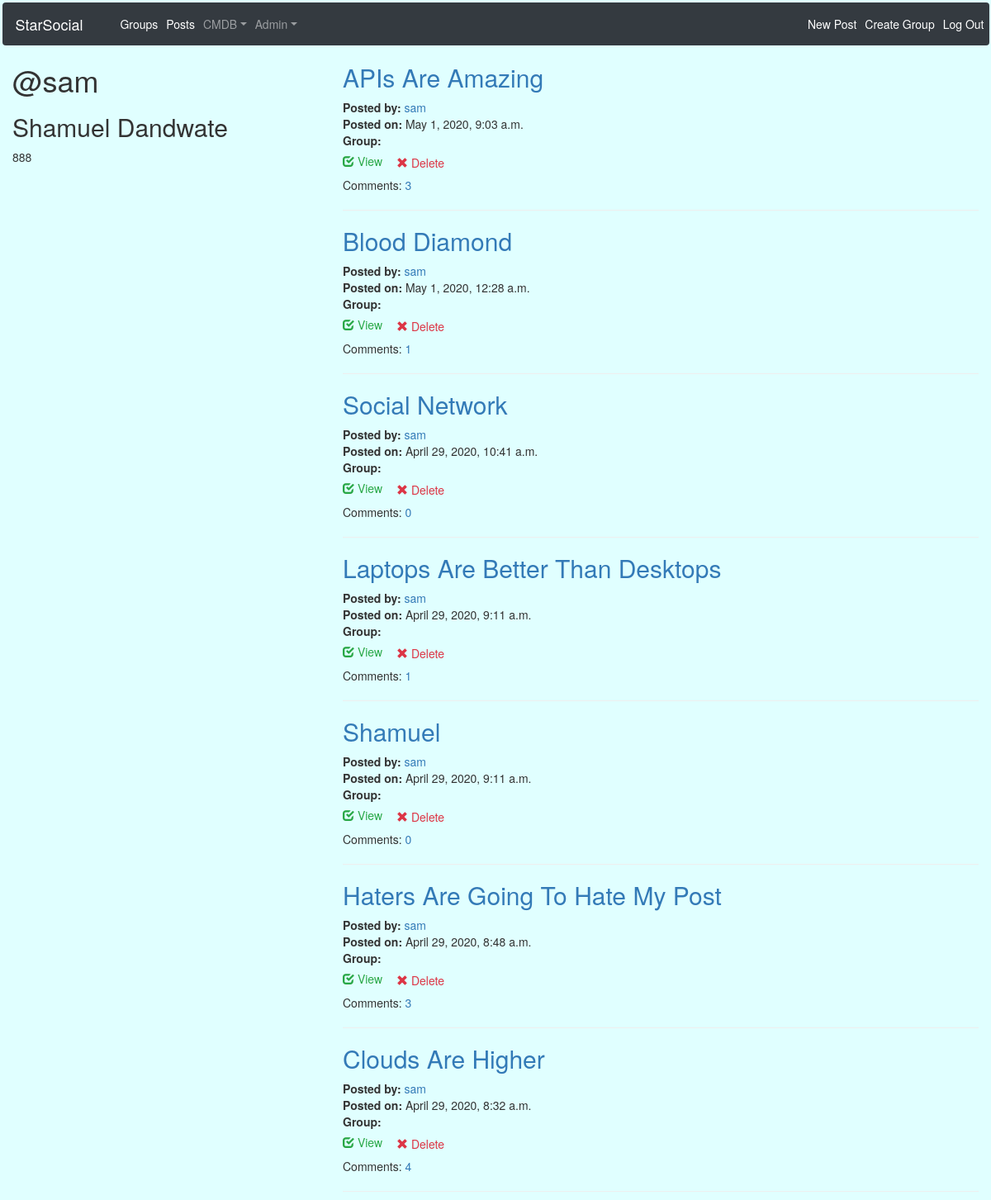
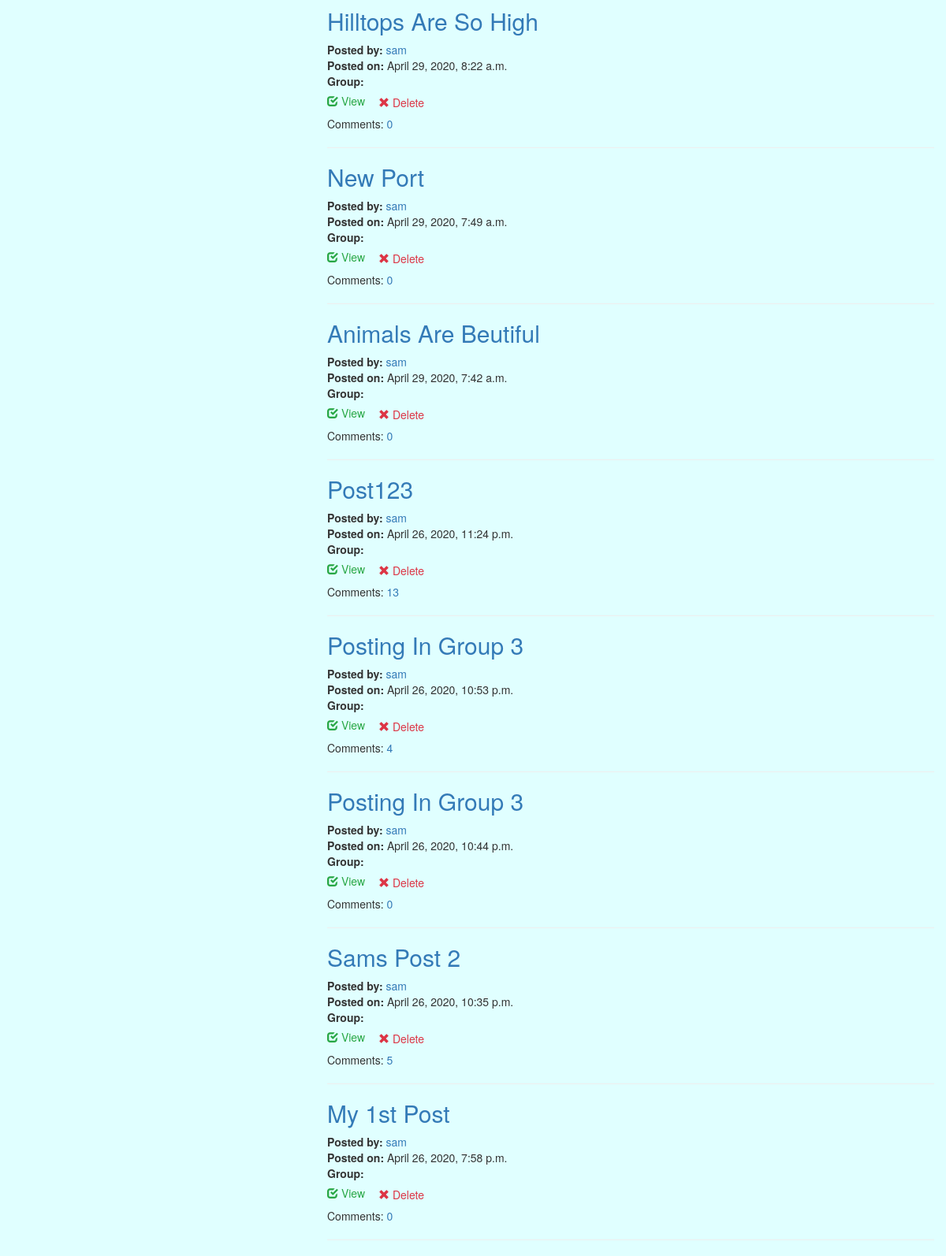
Page /posts/by/sam/ (signed in) on the committed database (2 pictures, top to bottom).
### posts/models.py (models this page shows, shortened)
class Post(models.Model):
    user = models.ForeignKey(User,related_name='posts',blank=True,null=True,on_delete=models.CASCADE)
    created_at = models.DateTimeField(auto_now=True)
    message = models.TextField()
    message_html = models.TextField(editable=False)
    group = models.ForeignKey(Group, related_name='posts',blank=True,null=True,on_delete=models.CASCADE)
    class Meta:
        ordering = ['-created_at']
        unique_together = ['user','message']

### posts/views.py (the view)
# urls.py: url(r'by/(?P<username>[-\w]+)/$', views.UserPosts.as_view(), name='for_user'),
class UserPosts(generic.ListView):
    model = models.Post
    template_name = 'posts/user_list.html'
    contact = '888'
    def get_queryset(self):
        try:
            self.post_user = User.objects.prefetch_related('posts').get(username__iexact=self.kwargs.get('username'))
        except User.DoesNotExiist:
            raise Http404
        else:
            return self.post_user.posts.filter()
    def get_context_data(self, **kwargs):
        context = super().get_context_data(**kwargs)
        context['post_user'] = self.post_user
        context['myname'] = "Shamuel Dandwate"
        context['contact'] = self.contact
        return context

### posts/templates/posts/user_list.html
{% include 'posts/post_base.html' %}
{% block prepost %}
<div class='col-md-4'>
    <h1>@{{ post_user.username }}</h1>
    <h2>{{ myname }}</h2>
    {{contact}}
</div>
{% endblock %}
{% block post_content %}
    <div class='col-md-8'>
        {% for post in post_list %}
            {% include 'posts/_post.html' %}
        {% endfor %}
    </div>
{% endblock %}

### posts/templates/posts/_post.html
<div>
    <a href="{% url 'posts:single' username=post.user.username pk=post.pk %}">
    <h2 class="text-capitalize">{{ post.message }}</h2>
    </a>
    <div>
        <strong>Posted by: </strong>
        <a href="{% url 'posts:for_user' username=post.user.username %}">
            {{ post.user.username }}
        </a>
        <br>
        <strong class='time'>Posted on: </strong><span> {{ post.created_at }}</span>
        <br>
        <strong>Group:</strong>
    </div>
    <div class='media-footer'>
        <a href="{% url 'posts:single' username=post.user.username pk=post.pk %}">
            <span class='glyphicon glyphicon-check text-success' aria-hidden='true'></span>
            <span class='text-success icon-label'>View</span>
        </a>
        {% if user.is_authenticated  and post.user == user %}
            <a href="{% url 'posts:delete' pk=post.pk %}" title='Delete' class='btn btn-simple'>
                <span class='glyphicon glyphicon-remove text-danger' aria-hidden='true'></span>
                <span class='text-danger icon-label'>Delete</span>
            </a>
        {% endif %}
        <div class="comment">
            Comments:
            <a href="{% url 'posts:single' username=post.user.username pk=post.pk %}">{{ post.comments.count }} </a>
        </div>
    </div>
    <hr>
</div>

### static/socialapp/css/master.css (style rules this page uses)
body { background-color: lightcyan }

### rows in the picture
Post: message "APIs Are Amazing", user.username "sam", created_at "May 1, 2020, 9:03 a.m.", shows "Delete", comments.count "3"
Post: message "Blood Diamond", user.username "sam", created_at "May 1, 2020, 12:28 a.m.", shows "Delete", comments.count "1"
Post: message "Social Network", user.username "sam", created_at "April 29, 2020, 10:41 a.m.", shows "Delete", comments.count "0"
Post: message "Laptops Are Better Than Desktops", user.username "sam", created_at "April 29, 2020, 9:11 a.m.", shows "Delete", comments.count "1"
Post: message "Shamuel", user.username "sam", created_at "April 29, 2020, 9:11 a.m.", shows "Delete", comments.count "0"
Post: message "Haters Are Going To Hate My Post", user.username "sam", created_at "April 29, 2020, 8:48 a.m.", shows "Delete", comments.count "3"
Post: message "Clouds Are Higher", user.username "sam", created_at "April 29, 2020, 8:32 a.m.", shows "Delete", comments.count "4"
Post: message "Hilltops Are So High", user.username "sam", created_at "April 29, 2020, 8:22 a.m.", shows "Delete", comments.count "0"
Post: message "New Port", user.username "sam", created_at "April 29, 2020, 7:49 a.m.", shows "Delete", comments.count "0"
Post: message "Animals Are Beutiful", user.username "sam", created_at "April 29, 2020, 7:42 a.m.", shows "Delete", comments.count "0"
Post: message "Post123", user.username "sam", created_at "April 26, 2020, 11:24 p.m.", shows "Delete", comments.count "13"
Post: message "Posting In Group 3", user.username "sam", created_at "April 26, 2020, 10:53 p.m.", shows "Delete", comments.count "4"
Post: message "Posting In Group 3", user.username "sam", created_at "April 26, 2020, 10:44 p.m.", shows "Delete", comments.count "0"
Post: message "Sams Post 2", user.username "sam", created_at "April 26, 2020, 10:35 p.m.", shows "Delete", comments.count "5"
Post: message "My 1st Post", user.username "sam", created_at "April 26, 2020, 7:58 p.m.", shows "Delete", comments.count "0"

### other values in the picture
{{ post_user.username }} "sam"
{{ myname }} "Shamuel Dandwate"
{{ contact }} "888"
